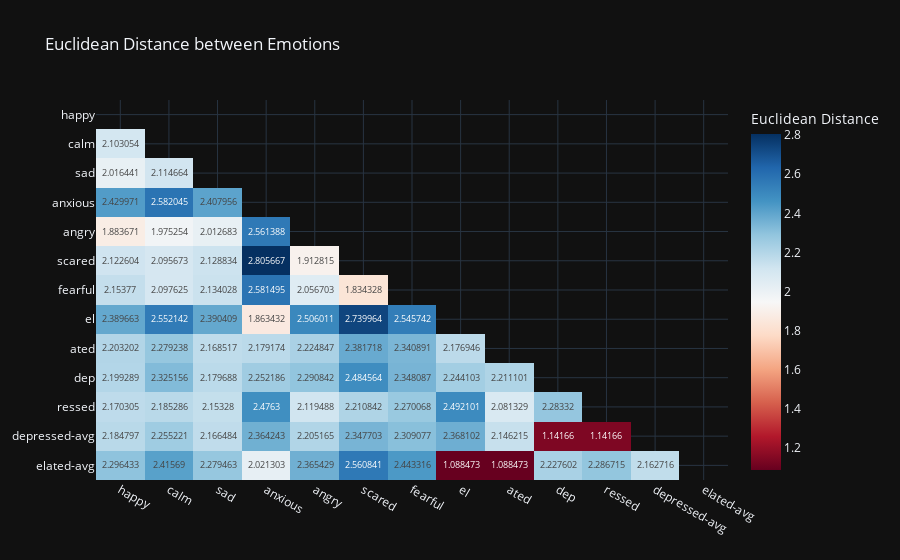

The notebook cell this image was saved under:
### Code cell
# put all the numbers in pandas df then plot
def euc(emb1, emb2):
    return cdist(emb1.unsqueeze(0), emb2.unsqueeze(0)).item()

df = DataFrame(index=emotions+["depressed-avg", "elated-avg"], columns=emotions+["depressed-avg", "elated-avg"])
for p in combinations(emotions, r=2):
    df[p[0]][p[1]]= euc(emo_embs[p[0]], emo_embs[p[1]])

# handle averaging for depressed and elated
for emo in emotions:
    df[emo]['depressed-avg'] = (euc(emo_embs[emo], emo_embs['dep']) + euc(emo_embs[emo], emo_embs['ressed'])) / 2
    df[emo]['elated-avg'] = (euc(emo_embs[emo], emo_embs['el']) + euc(emo_embs[emo], emo_embs['ated'])) / 2
df['depressed-avg']['elated-avg'] = (euc(emo_embs['dep'], emo_embs['el']) + euc(emo_embs['ressed'], emo_embs['ated'])) / 2

fig2 = px.imshow(df, title="Euclidean Distance between Emotions", labels=dict(color="Euclidean Distance"), text_auto=True, aspect="auto", color_continuous_scale='RdBu')
print(print("Note: dep-ressed and el-ated got split into two embeddings in the LLM, we are taking the euclidean distance."))
fig2.show()

### Figure 1 — Plotly figure (JSON) as saved in the notebook; plotly's stock layout.template omitted (floating-point values rounded to 4 significant figures; data arrays with more than 128 entries replaced by an {"elided": "..."} marker saying what was removed)
{"data": [{"coloraxis": "coloraxis", "name": "0", "texttemplate": "%{z}", "x": ["happy", "calm", "sad", "anxious", "angry", "scared", "fearful", "el", "ated", "dep", "ressed", "depressed-avg", "elated-avg"], "y": ["happy", "calm", "sad", "anxious", "angry", "scared", "fearful", "el", "ated", "dep", "ressed", "depressed-avg", "elated-avg"], "z": {"elided": "13x13 float values"}, "type": "heatmap", "xaxis": "x", "yaxis": "y", "hovertemplate": "x: %{x}<br>y: %{y}<br>Euclidean Distance: %{z}<extra></extra>"}], "layout": {"xaxis": {"anchor": "y", "domain": [0.0, 1.0]}, "yaxis": {"anchor": "x", "domain": [0.0, 1.0], "autorange": "reversed"}, "coloraxis": {"colorbar": {"title": {"text": "Euclidean Distance"}}, "colorscale": [[0.0, "rgb(103,0,31)"], [0.1, "rgb(178,24,43)"], [0.2, "rgb(214,96,77)"], [0.3, "rgb(244,165,130)"], [0.4, "rgb(253,219,199)"], [0.5, "rgb(247,247,247)"], [0.6, "rgb(209,229,240)"], [0.7, "rgb(146,197,222)"], [0.8, "rgb(67,147,195)"], [0.9, "rgb(33,102,172)"], [1.0, "rgb(5,48,97)"]]}, "title": {"text": "Euclidean Distance between Emotions"}}}
